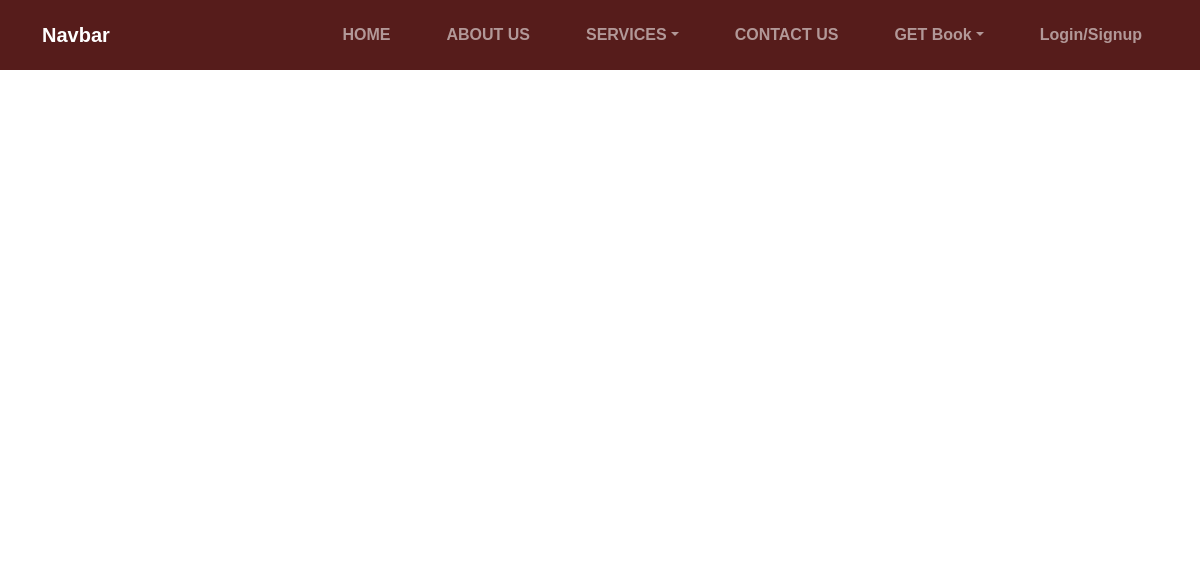
The app's page /rooms/, older data.
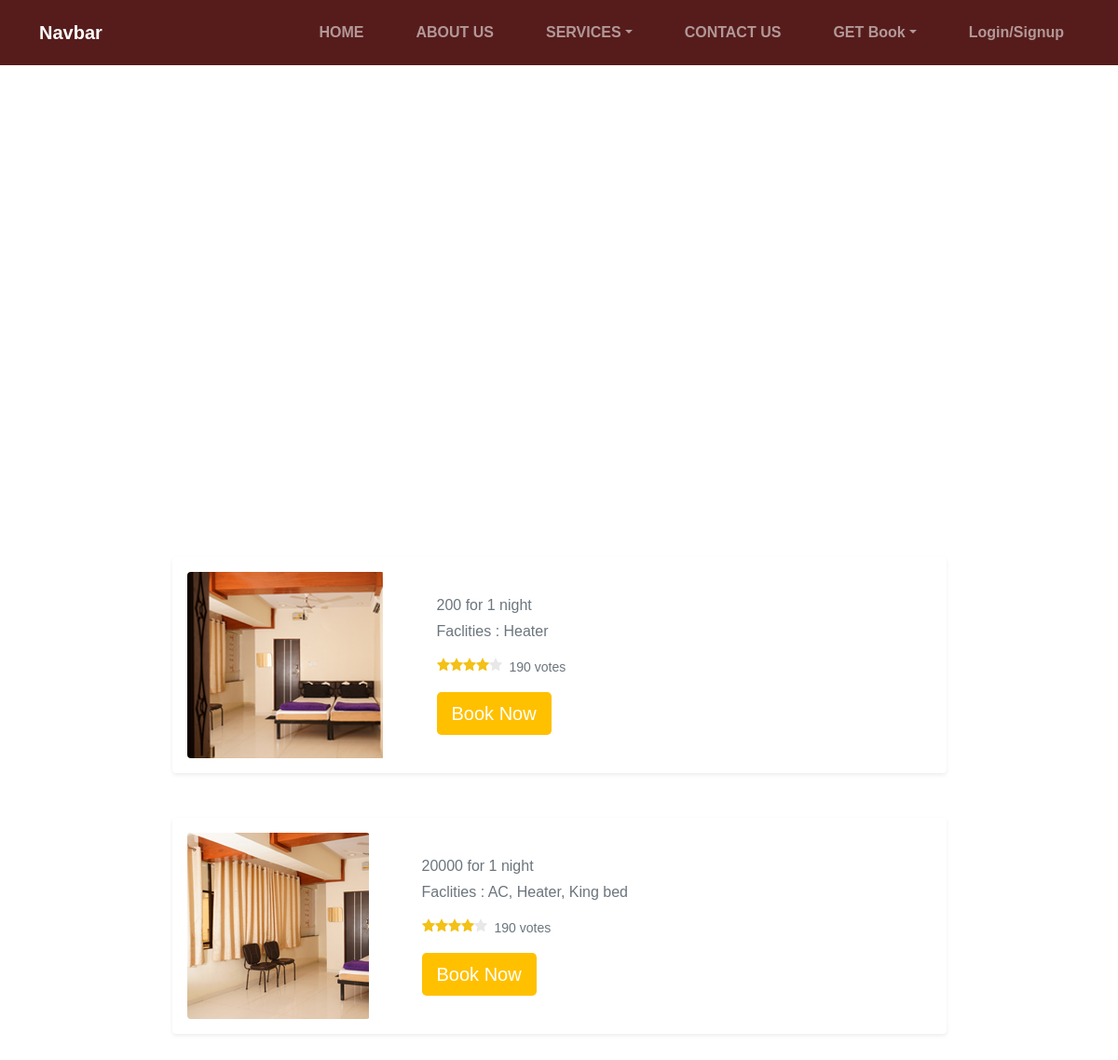
The same page, newer data.
### rooms/models.py (models this page shows, shortened)
class room(models.Model):
    name = models.CharField(max_length=50)
    room_capacity = models.CharField(max_length=500)
    facilities = models.CharField(max_length=500)
    price = models.IntegerField()
    image = models.ImageField(upload_to='images/room')

### rooms/views.py (the view)
# urls.py: path('', rooms, name='rooms'),
def rooms(request):
    data =  room.objects.all()
    return render(request, 'hotel_rooms.html', {'data' : data})

### templates/hotel_rooms.html (shortened to what this page needs)
{% extends 'base.html' %}
{% load static %}
{% block content %}
    <section class="store-hero">
    </section>
    <div class="container">
        <div class="row" style="justify-content: center;">
            <div class="col-md-9">
                {% for i in data %}
                <div class="card shadow-sm mt-5 mb-4 flex-lg-row flex-column gap-lg-5">
                    <div>
                    <img class="card-img-top"
                            src="{{ i.image.url }}"
                            alt="Card image cap" style="height:100%; width: 100%">
                    </div>
                    <div class="card-body">
                        <div class="d-flex flex-column">
                            <div>
                            <span class="text-muted d-block mb-1"> {{ i.price }} for 1 night</span>
                            <p class="card-text text-muted mb-1"> Faclities : {{ i.facilities }}
                            </p>
                        </div>
                            <div class="rating-stars mt-1 mb-3 d-flex align-items-center">
                                <small class="text-muted ms-2 d-block mt-2"> 190 votes</small>
                            </div>
                        </div>
                        <div>
                            <input type="button" class="btn btn-lg" onclick="openModal()" value="Book Now">
                        </div>
                    </div>
                </div>
                {% endfor %}
            </div>
        </div>
    </div>
{% endblock content %}

Row changes from the older to the newer data that the page shows:
added room: image (picture), price "200", facilities "Heater"
added room: image (picture), price "20000", facilities "AC, Heater, King bed"
